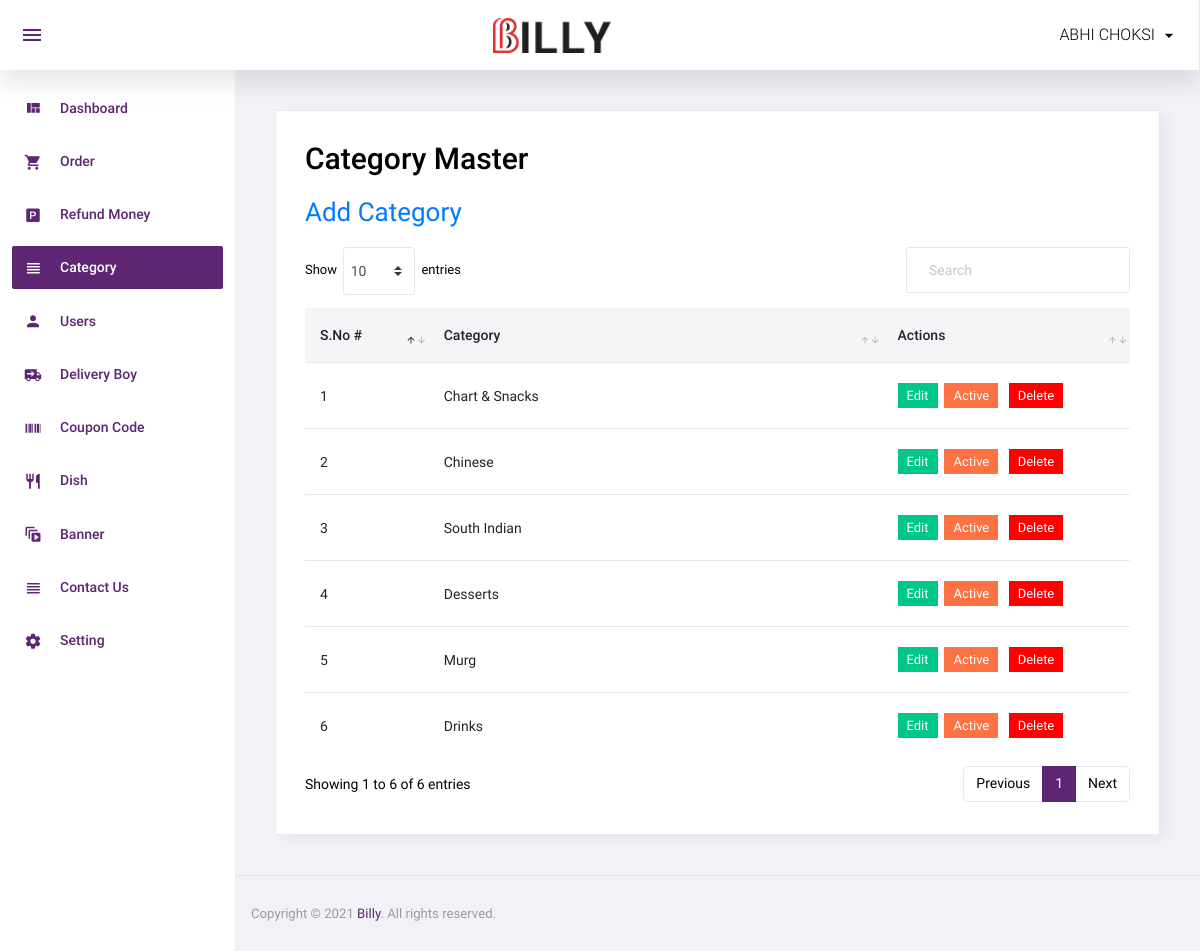
Screenshot of /admin/category.php (signed in) with the database file from the repository.
### tables this page shows
CREATE TABLE IF NOT EXISTS `category` (
  `id` int NOT NULL AUTO_INCREMENT,
  `category` varchar(50) NOT NULL,
  `status` int NOT NULL,
  `added_on` datetime NOT NULL,
  PRIMARY KEY (`id`)
);

### admin/category.php (the view, shortened to what this page needs)
<?php
include('top.php');
$sql="select * from category order by id";
$res=mysqli_query($con,$sql);
?>
  <div class="card">
            <div class="card-body">
              <h1 class="grid_title">Category Master</h1>
			  <a href="manage_category.php" class="add_link">Add Category</a>
              <div class="row grid_box">
                <div class="col-12">
                  <div class="table-responsive">
                    <table id="order-listing" class="table">
                      <thead>
                        <tr>
                            <th width="15%">S.No #</th>
                            <th width="55%">Category</th>
                            <th width="30%">Actions</th>
                        </tr>
                      </thead>
                      <tbody>
                        <?php if(mysqli_num_rows($res)>0){
						$i=1;
						while($row=mysqli_fetch_assoc($res)){
						?>
						<tr>
                            <td><?php echo $i?></td>
                            <td><?php echo $row['category']?></td>
							<td>
								<a href="manage_category.php?id=<?php echo $row['id']?>"><label class="badge badge-success hand_cursor">Edit</label></a>&nbsp;
								<?php
								if($row['status']==1){
								?>
								<a href="?id=<?php echo $row['id']?>&type=deactive"><label class="badge badge-danger hand_cursor">Active</label></a>
								<?php
								}else{
								?>
								<a href="?id=<?php echo $row['id']?>&type=active"><label class="badge badge-info hand_cursor">Deactive</label></a>
								<?php
								}
								?>
								<a href="?id=<?php echo $row['id']?>&type=delete"><label class="badge badge-danger delete_red hand_cursor">Delete</label></a>
							</td>
                        </tr>
                        <?php
						$i++;
						} } else { ?>
						<tr>
							<td colspan="5">No data found</td>
						</tr>
						<?php } ?>
                      </tbody>
                    </table>
                  </div>
				</div>
              </div>
            </div>
          </div>
<?php include('footer.php');?>

### rows the page displays
category: category "Chart & Snacks"
category: category "Chinese"
category: category "South Indian"
category: category "Desserts"
category: category "Murg"
category: category "Drinks"

### other values shown
$_SESSION['ADMIN_USER'] "ABHI CHOKSI"
